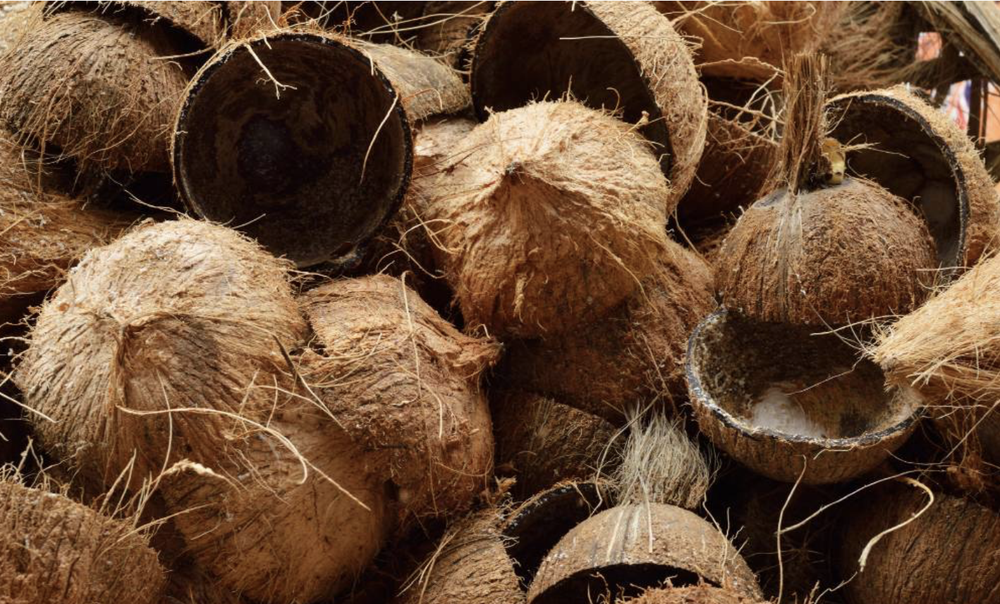
#> input picture samples/coconut_husks.png, 1000 x 604 px, shrunk from 1418 x 856 before the run
$ python -i segmentation.py   (imports and definitions only)
#> lines starting #> are read from the running program, lines starting #| are printed output that depends on the picture; after the words box and inside, x2 and y2 are one past the last pixel; in counts of white or black regions, pixels touching at a corner belong together
#> further down, picture is the input picture: shape (604, 1000, 3); mean B, G, R 51.9, 75, 104.5
"""Classical object segmentation: grayscale -> Gaussian blur -> Otsu -> morphology -> largest component."""
import cv2
import numpy as np

KERNEL = cv2.getStructuringElement(cv2.MORPH_ELLIPSE, (5, 5))


def otsu_mask(img: np.ndarray) -> tuple[np.ndarray, np.ndarray, np.ndarray, float]:
    """Return (gray, blur, mask, threshold). The mask has the object white on black."""
    gray = cv2.cvtColor(img, cv2.COLOR_BGR2GRAY)
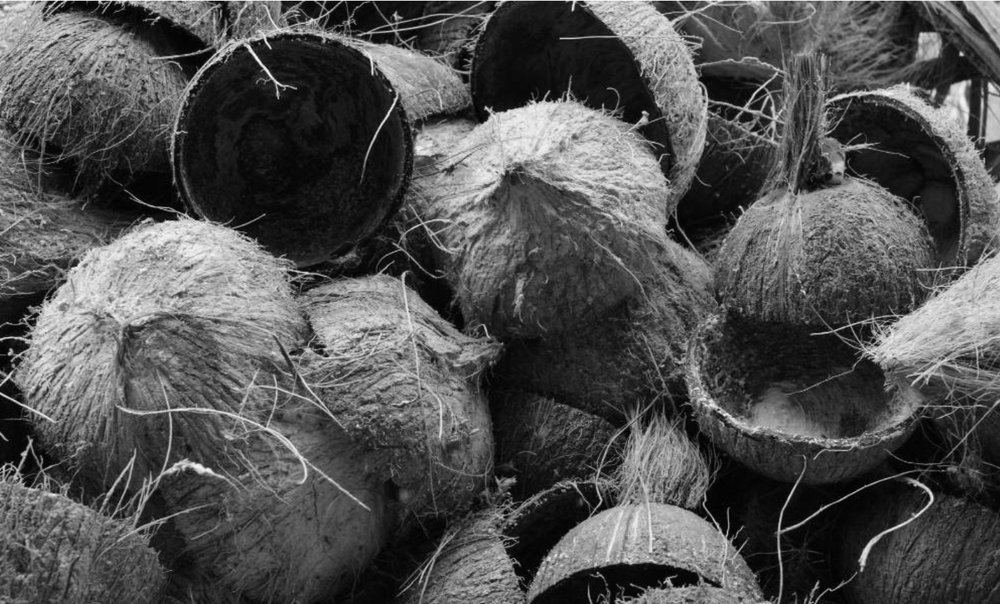
#> gray: shape (604, 1000); min 0, max 250, mean 81.2
    blur = cv2.GaussianBlur(gray, (5, 5), 0)
    thresh, mask = cv2.threshold(blur, 0, 255, cv2.THRESH_BINARY + cv2.THRESH_OTSU)
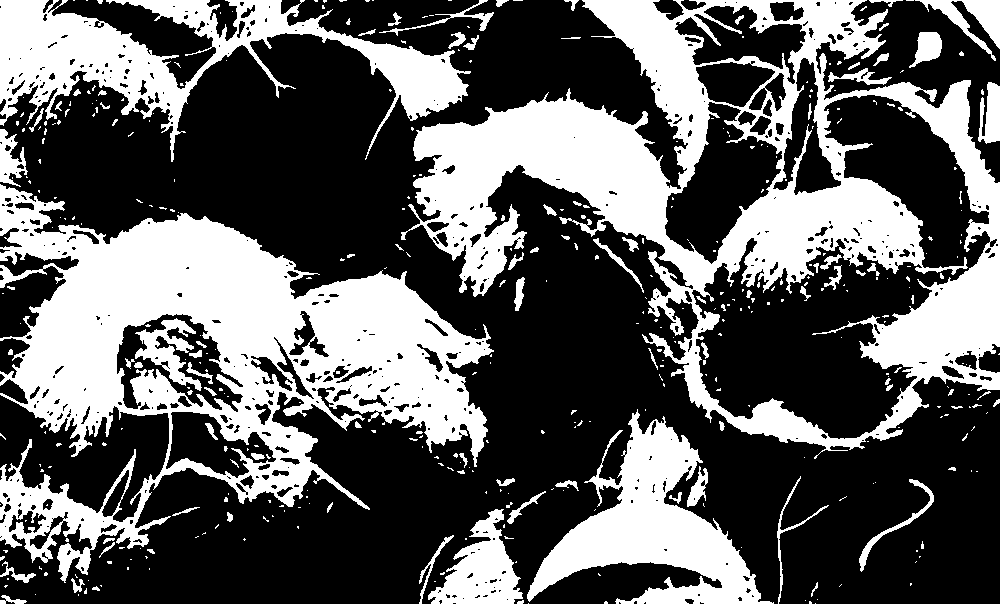
#> mask: shape (604, 1000); 36.9% white; 415 white regions (319 under 20 px), largest, box (x1, y1, x2, y2) and area: (401, 0, 1000, 459) 84468, (0, 184, 494, 583) 76373, (0, 0, 471, 162) 23831
#> thresh = 94
    # Backgrounds are mostly bright: if most pixels are white, invert.
    if np.mean(mask) > 127:
        mask = cv2.bitwise_not(mask)
    return gray, blur, mask, thresh


def clean_mask(mask: np.ndarray) -> tuple[np.ndarray, np.ndarray]:
    """Opening (removes specks) then closing (fills holes). Returns (opened, closed)."""
    opened = cv2.morphologyEx(mask, cv2.MORPH_OPEN, KERNEL)
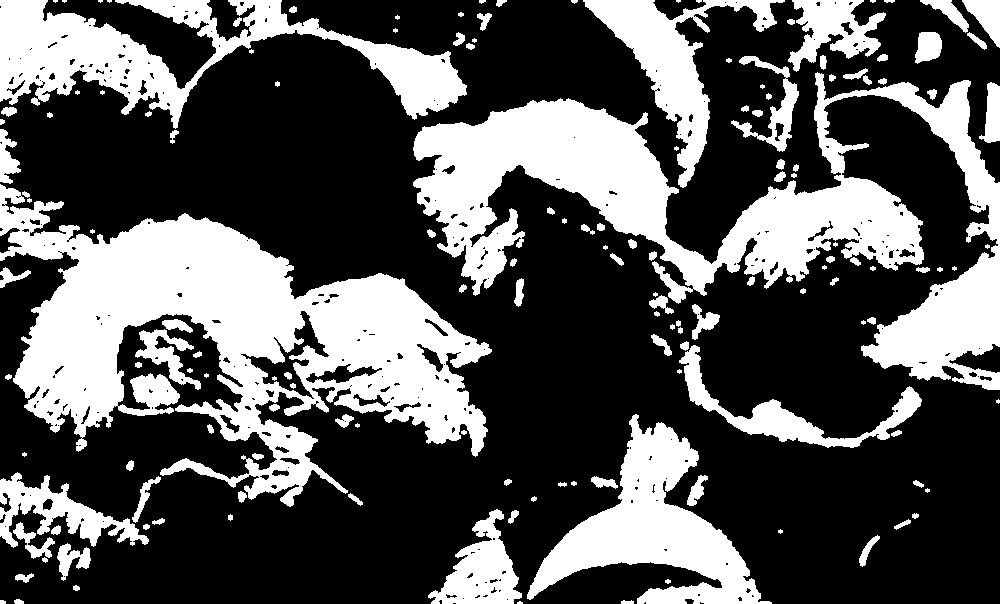
#> opened: shape (604, 1000); 33.7% white; 153 white regions (33 under 20 px), largest, box (x1, y1, x2, y2) and area: (0, 184, 492, 507) 65214, (413, 72, 1000, 390) 57663, (0, 0, 467, 129) 21635
    closed = cv2.morphologyEx(opened, cv2.MORPH_CLOSE, KERNEL)
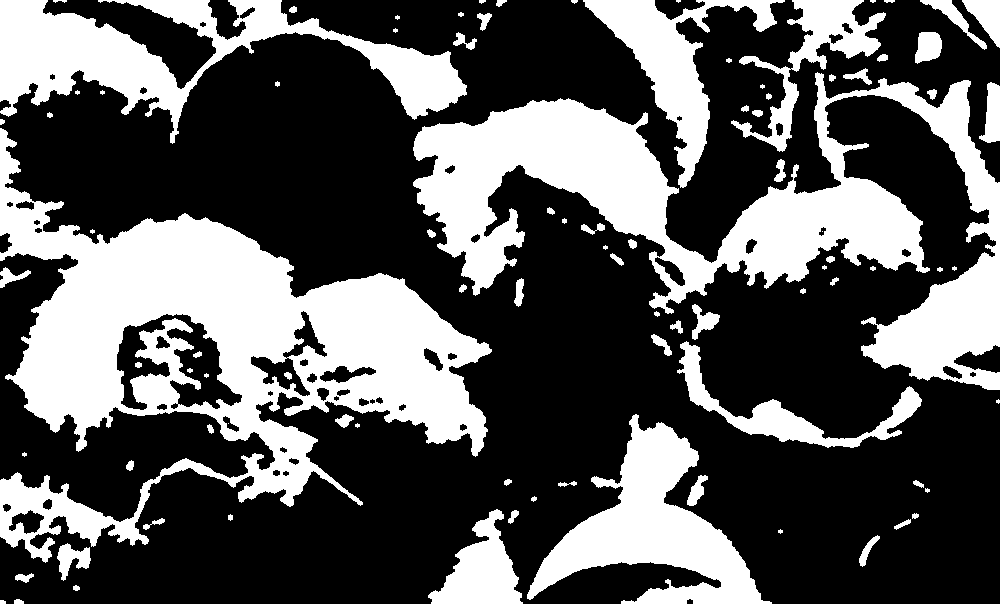
#> closed: shape (604, 1000); 34.8% white; 93 white regions (19 under 20 px), largest, box (x1, y1, x2, y2) and area: (0, 128, 492, 563) 75909, (413, 72, 1000, 390) 59862, (0, 0, 467, 144) 22746
    return opened, closed


def largest_component(mask: np.ndarray) -> np.ndarray:
    """Keep only the largest connected component; fall back to the whole image."""
    n, labels, stats, _ = cv2.connectedComponentsWithStats(mask, connectivity=8)
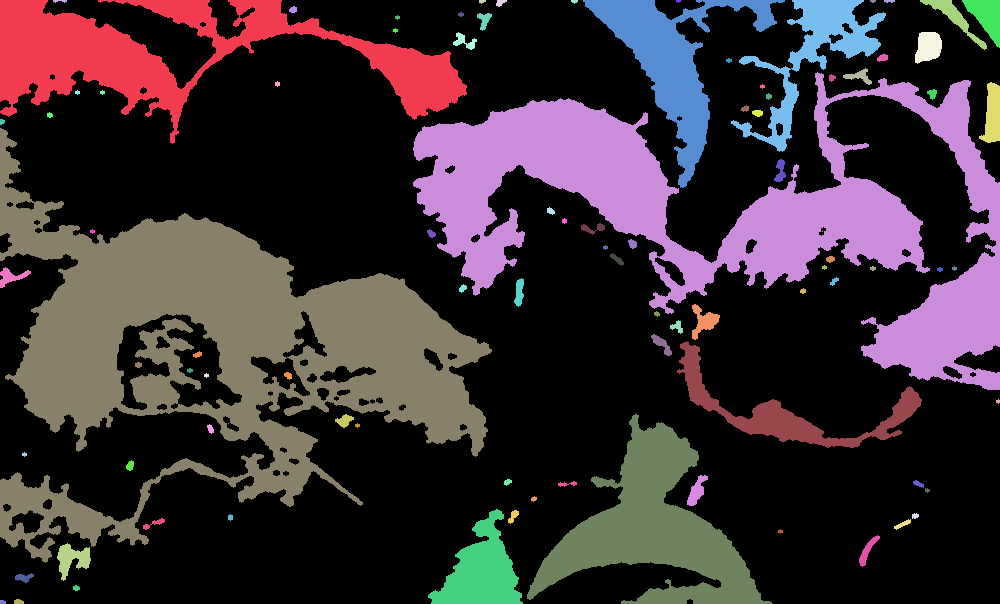
#> labels: shape (604, 1000) int32; 94 distinct labels, from 0 to 93; one colour per label, 0 black
#> n = 94; stats = 94 rows, first 6: [0, 0, 1000, 604, 394074], [0, 0, 467, 144, 22746], [53, 0, 14, 3, 26], [479, 0, 7, 4, 20], [496, 0, 11, 7, 49], [571, 0, 7, 4, 20]
    if n <= 1:
        return np.full_like(mask, 255)
    largest = 1 + np.argmax(stats[1:, cv2.CC_STAT_AREA])
#> largest = 36
    return np.where(labels == largest, 255, 0).astype(np.uint8)
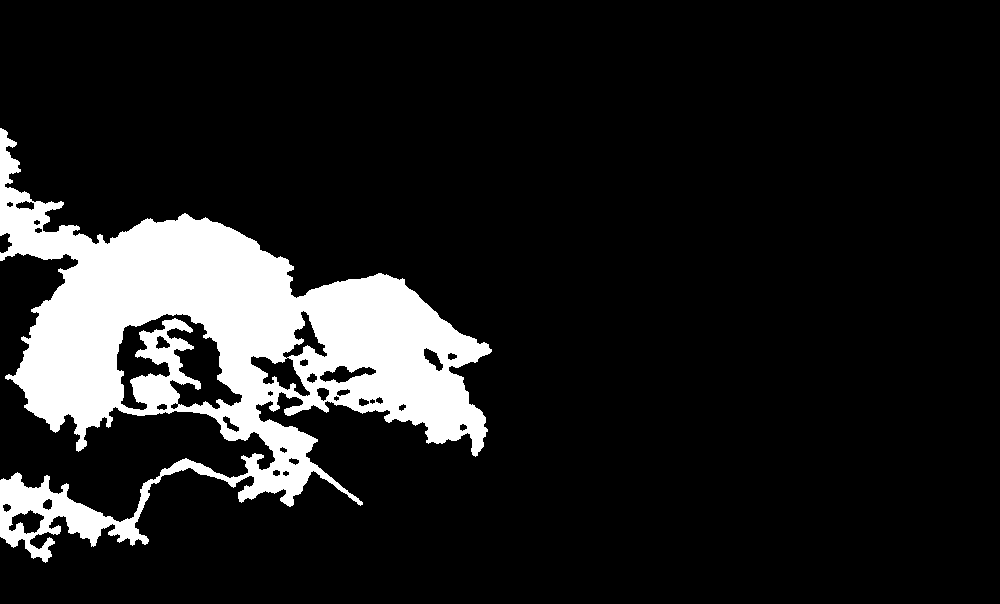
#> returned value: shape (604, 1000); 12.6% white; 1 white region, box (x1, y1, x2, y2) and area: (0, 128, 492, 563) 75909


def filter_small_components(mask: np.ndarray, min_area_frac: float = 0.01) -> tuple[np.ndarray, int]:
    """Keep every component larger than min_area_frac of the image. Returns (mask, kept_count)."""
    n, labels, stats, _ = cv2.connectedComponentsWithStats(mask, connectivity=8)
    min_area = min_area_frac * mask.shape[0] * mask.shape[1]
    out = np.zeros_like(mask)
    kept = 0
    for i in range(1, n):
        if stats[i, cv2.CC_STAT_AREA] >= min_area:
            out[labels == i] = 255
            kept += 1
    return out, kept


def get_object_mask(img: np.ndarray) -> np.ndarray:
    """Full segmentation pipeline used for feature extraction."""
    _, _, mask, _ = otsu_mask(img)
    _, mask = clean_mask(mask)
    return largest_component(mask)


def draw_boxes(img: np.ndarray, mask: np.ndarray, thickness: int = 3) -> np.ndarray:
    """Draw a green bounding box around every external contour of the mask."""
    out = img.copy()
    contours, _ = cv2.findContours(mask, cv2.RETR_EXTERNAL, cv2.CHAIN_APPROX_SIMPLE)
    for c in contours:
        x, y, w, h = cv2.boundingRect(c)
        cv2.rectangle(out, (x, y), (x + w, y + h), (0, 255, 0), thickness)
    return out

>>> import cv2
>>> picture = cv2.imread('../../samples/coconut_husks.png')
>>> result = get_object_mask(picture)
